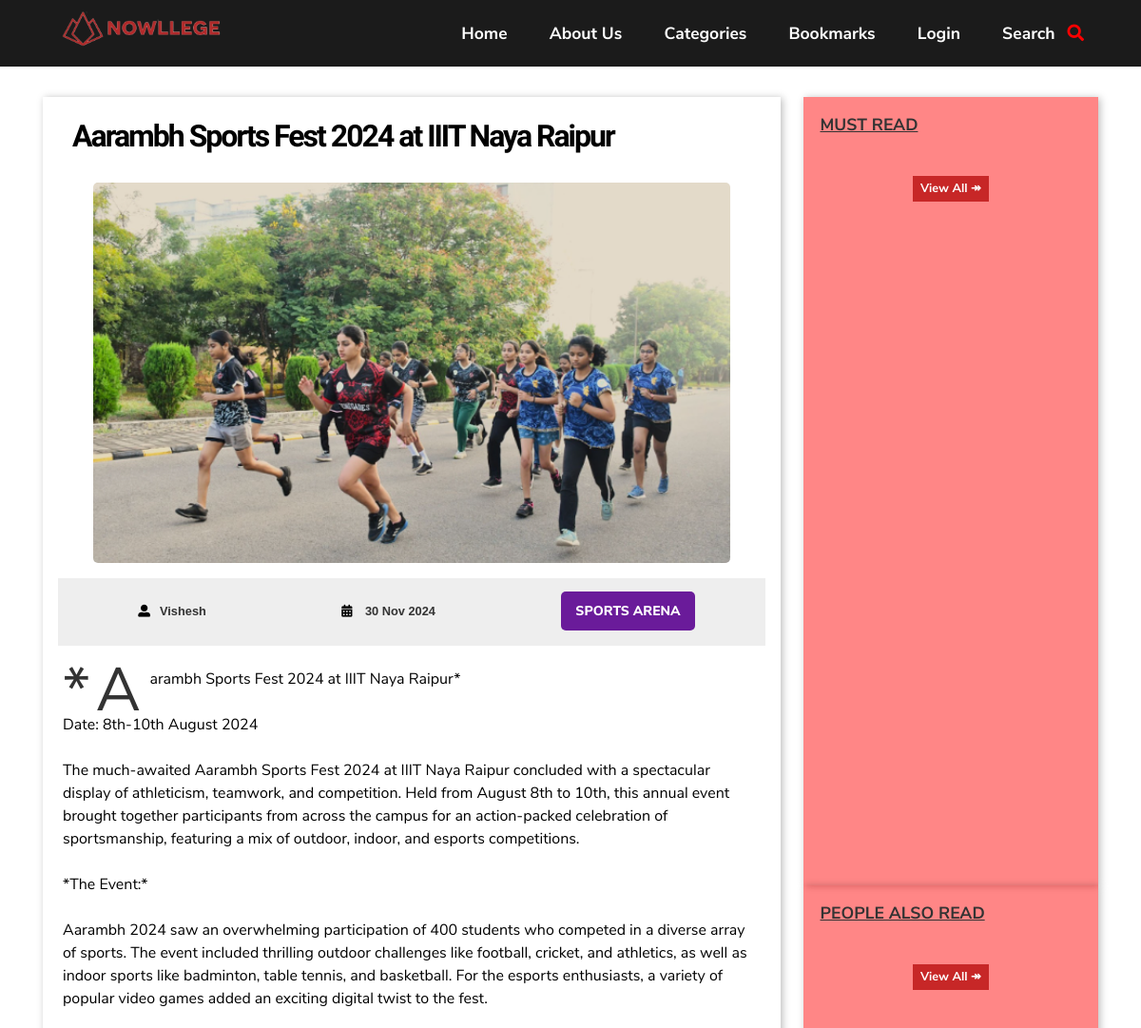
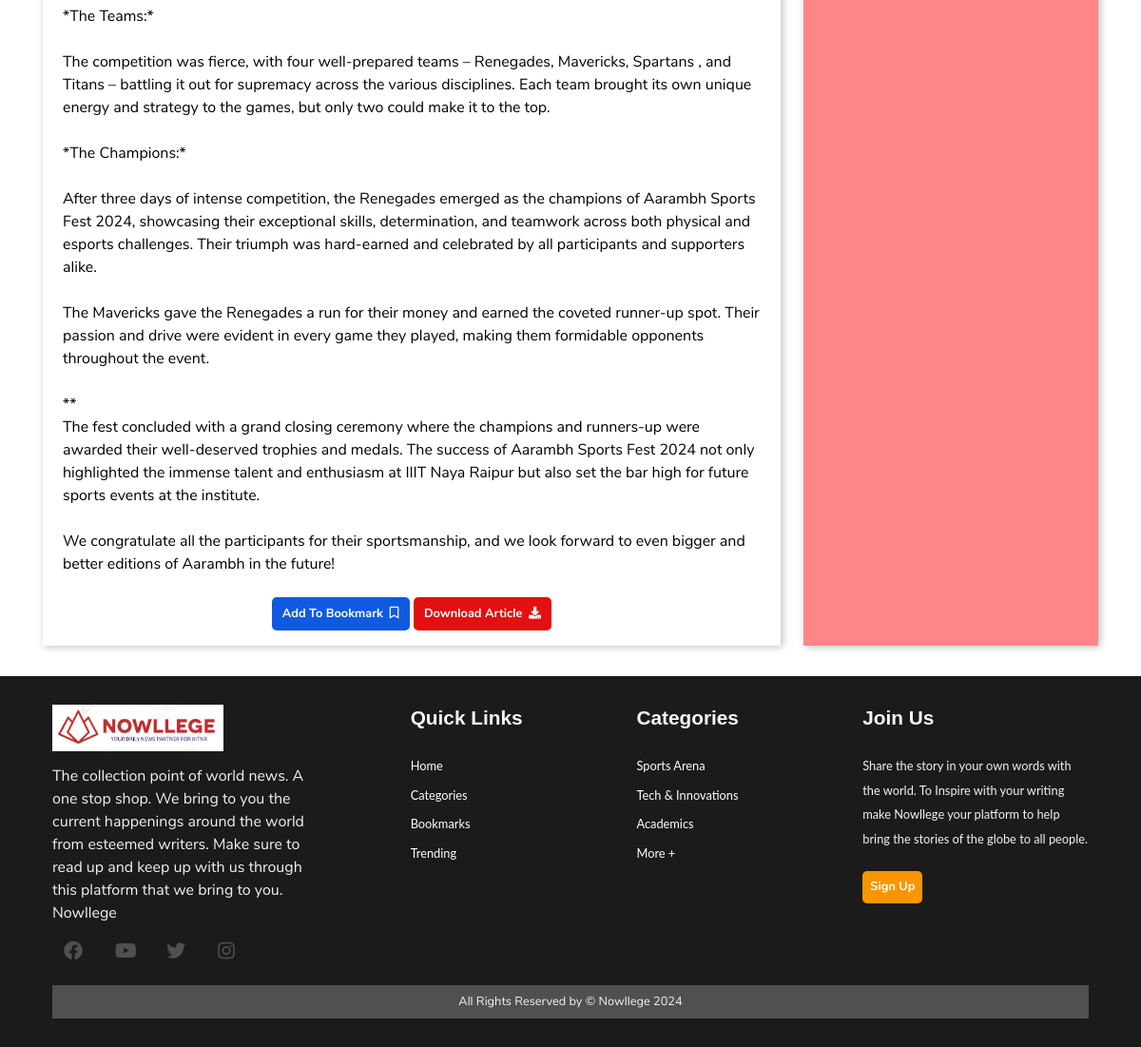
Page /news.php?id=40 on the committed database (2 pictures, top to bottom).
### tables this page shows
CREATE TABLE `article` (
  `article_id` int(11) NOT NULL,
  `category_id` int(11) NOT NULL,
  `author_id` int(11) NOT NULL,
  `article_title` varchar(250) NOT NULL,
  `article_image` varchar(200) NOT NULL,
  `article_description` text NOT NULL,
  `article_date` date NOT NULL,
  `article_trend` tinyint(4) NOT NULL,
  `article_active` tinyint(4) NOT NULL
);

CREATE TABLE `author` (
  `author_id` int(11) NOT NULL,
  `author_name` varchar(35) NOT NULL,
  `author_password` varchar(100) NOT NULL,
  `author_email` varchar(45) NOT NULL
);

CREATE TABLE `category` (
  `category_id` int(11) NOT NULL,
  `category_name` varchar(45) NOT NULL,
  `category_color` varchar(35) NOT NULL,
  `category_image` varchar(250) NOT NULL,
  `category_description` varchar(350) NOT NULL
);

### news.php (the view, shortened to what this page needs)
<?php
  require('./includes/nav.inc.php');
  $cat_id = "";
  if(isset($_GET['id'])) {
    $article_id =  $_GET['id'];
  }
  elseif ($_GET['id'] == '' && $_GET['id'] == null) {
    redirect('./index.php');
  }
  else {
    redirect('index.php');
  }
  $articleQuery = " SELECT category.category_name, category.category_id, category.category_color, article.*, author.*
                    FROM category, article, author
                    WHERE article.category_id = category.category_id
                    AND article.author_id = author.author_id
                    AND article.article_active = 1
                    AND article.article_id = {$article_id}";
  $bookmarked = false;
  $result = mysqli_query($con,$articleQuery);
  $row = mysqli_num_rows($result);
  if($row > 0) {
    while($data = mysqli_fetch_assoc($result)) {
      $cat_id = $data['category_id'];
      $category_name = $data['category_name'];
      $category_color = $data['category_color'];
      $article_title = $data['article_title'];
      $article_image = $data['article_image'];
      $article_desc = $data['article_description'];
      $article_date = $data['article_date'];
      $author_name = $data['author_name'];
      $article_date = strtotime($article_date);
?>
<section class="article">
  <div class="container">
    <div class="page-container">
      <article class="card1">
        <h1 class="article-heading">
          <?php
          echo $article_title;
          ?>
        </h1>
        <img src="./assets/images/articles/<?php echo $article_image; ?>" class="article-image" />
        <div class="meta">
          <div class="author">
            <i class="fas fa-user-alt"></i><?php echo $author_name; ?>
          </div>
          <div class="date">
            <i class="fas fa-calendar-alt"></i>
            <?php
              echo date("d M Y",$article_date);
            ?>
          </div>
          <div class="tag <?php echo $category_color;?>">
            <?php
              echo $category_name;
            ?>
          </div>
        </div>
        <div class="article-content">
          <p>
            <?php
              echo nl2br($article_desc);
            ?>
          </p>
        </div>
        <div class="d-flex text-center">
          <?php
            if ($bookmarked) {
              echo '<a class="btn btn-bookmark" href="remove-bookmark.php?id='.$article_id.'">Remove From Bookmark &nbsp<i class="fas fa-bookmark"></i></a>';
            }
            else {
              echo '<a class="btn btn-bookmark" href="add-bookmark.php?id='.$article_id.'">Add To Bookmark &nbsp<i class="far fa-bookmark"></i></a>';
            }
            echo '<a class="btn btn-download" target="_blank" href="download-article.php?id='.$article_id.'">Download Article &nbsp<i class="fas fa-download"></i></a>';
          ?>
        </div>
        <?php
            }
          }
          else {
            redirect('index.php');
          }
        ?>
      </article>
      <aside>
        <div class="card2">
          <h2 class="aside-title">Must read</h2>
          <div class="text-center py-1">
            <a href="search.php?trending=1" class="btn btn-card">View All <span>&twoheadrightarrow; </span>
            </a>
          </div>
        </div>
        <div class="card2">
          <h2 class="aside-title">People Also Read</h2>
          <div class="text-center py-1">
            <a href="articles.php?id=<?php echo $cat_id;?>" class="btn btn-card">View All <span>&twoheadrightarrow;
              </span>
            </a>
          </div>
        </div>
      </aside>
    </div>
  </div>
</section>
<?php
  require('./includes/footer.inc.php');
?>

### includes/nav.inc.php (shortened to what this page needs)
<?php
  $home = false;
  $login = false;
  $bookmark = false;
  $category = false;
  $search = false;
  $about = false;
?>
<!DOCTYPE html>
<html lang="en">
<head>
  <link rel="stylesheet" href="./assets/css/partials/0-fonts.css" />
  <link rel="stylesheet" href="./assets/css/partials/1-variables.css" />
  <link rel="stylesheet" href="./assets/css/partials/2-reset.css" />
  <link rel="stylesheet" href="./assets/css/partials/3-typography.css" />
  <link rel="stylesheet" href="./assets/css/partials/4-component.css" />
  <link rel="stylesheet" href="./assets/css/style.css" />
  <link rel="stylesheet" href="./assets/css/responsivity/media-queries.css" />
  <link rel="stylesheet" href="https://cdnjs.cloudflare.com/ajax/libs/font-awesome/5.13.0/css/all.min.css" />
</head>
<body>
  <nav class="navbar">
    <div class="logo"><a href="./index.php"><img src="./assets/images/logo.png" /></a></div>
    <ul class="ul">
      <li><a href="./index.php" <?php if($home) echo 'class="current"' ?>>Home</a></li>
      <li><a href="./about.php" <?php if($about) echo 'class="current"' ?>>About Us</a></li>
      <li>
        <a href="./categories.php" <?php if($category) echo 'class="current"' ?>>Categories</a>
      </li>
      <li><a href="./bookmarks.php" <?php if($bookmark) echo 'class="current"' ?>>Bookmarks</a></li>
      <?php if(!isset($_SESSION['USER_NAME'])) { ?>
      <li>
        <a href="./user-login.php" <?php if($login) echo 'class="current"' ?>>Login</a>
      </li>
      <?php } ?>
      <li>
        <a href="./search.php" <?php if($search) echo 'class="current"' ?>>
          <span>Search</span>
          <i id="search-icon" class="fas fa-search"></i>
        </a>
      </li>
    </ul>
  </nav>
</body>
</html>

### includes/footer.inc.php (shortened to what this page needs)
<footer class="footer">
  <div class="footer-left">
    <a href="./index.php"><img src="./assets/images/logo_light.png" /></a>
    <p>
      The collection point of world news. A one stop shop. We bring to you the current happenings around the world from
      esteemed writers. Make sure to read up and keep up with us through this platform that we bring to you. Nowllege
    </p>
    <div class="socials">
      <a href="#"><i class="fab fa-facebook"></i></a>
      <a href="#"><i class="fab fa-youtube"></i></a>
      <a href="#"><i class="fab fa-twitter"></i></a>
      <a href="#"><i class="fab fa-instagram"></i></a>
    </div>
  </div>
  <ul class="footer-right">
    <li>
      <h2>Quick Links</h2>
      <ul class="box">
        <li><a href="./index.php">Home</a></li>
        <li><a href="./categories.php">Categories</a></li>
        <li><a href="./bookmarks.php">Bookmarks</a></li>
        <li><a href="./search.php?trending=1">Trending</a></li>
      </ul>
    </li>
    <li>
      <h2>Categories</h2>
      <ul class="box">
        <?php
  	      $categoryQuery= " SELECT  category_id, category_name
                            FROM category
                            ORDER BY RAND() LIMIT 3";
          $result = mysqli_query($con,$categoryQuery);
          $row = mysqli_num_rows($result);
          if($row > 0) {
          while($data = mysqli_fetch_assoc($result)) {
            $category_id = $data['category_id'];
            $category_name = $data['category_name'];
        ?>
        <li><a href="articles.php?id=<?php echo $category_id ?>"><?php echo $category_name ?></a></li>
        <?php
              }
            }
          ?>
        <li><a href="./categories.php">More +</a></li>
      </ul>
    </li>
    <li>
      <h2>Join Us</h2>
      <ul class="box">
        <li>
          Share the story in your own words with the world. To Inspire with your writing make Nowllege your platform to
          help bring the stories of the globe to all people.
        </li>
        <a href="./author-login.php" class="my-1 btn btn-secondary">Sign Up</a>
      </ul>
    </li>
  </ul>
  <div class="footer-bottom">
    <p>All Rights Reserved by &copy; Nowllege <?php echo date("Y")?></p>
  </div>
</footer>
</body>
</html>

### assets/css/partials/1-variables.css (style rules this page uses)
:root { --primary-color: #c72727; --secondary-color: #f99500; --light-color: #f1f1f1; --dark-color: #50514f; --black-color: #333333; --tag-trend-color: #fa163f; --tag-yellow-color: #ffbe0b; --tag-purple-color: #8338ec; --tag-blue-color: #3a86ff; --tag-green-color: #00ff73; --tag-orange-color: #ef4339; --tag-pink-color: #ff0a54; --tag-brown-color: #663f3f; --hover-color: #ee4444; --active-color: #b90615; --ts-vs: 0.56rem; --ts-sml: 0.8rem; --ts-md: 1.1rem; --ts-lg: 1.25rem; --hs-vs: 1.3rem; --hs-sml: 2rem; --hs-md: 2.5rem; --hs-lg: 3rem; --ff-monts: "Montserrat", sans-serif; --ff-nunito: "Nunito Sans", sans-serif; --ff-noto: "Noto Serif", serif; --ff-robo: "Roboto", sans-serif; --border-radius: 5px; }

### assets/css/partials/3-typography.css (style rules this page uses)
h1, h2, h3, h4, h5, h6 { font-family: var(--ff-monts); margin-bottom: 0.75rem; line-height: 1.3; }
p { font-family: var(--ff-nunito); margin: 0.5rem 0; }
.py-1 { padding: 1.5rem 0; }
.my-1 { margin: 1rem 0; }
.text-center { text-align: center; }

### assets/css/partials/4-component.css (style rules this page uses)
.d-flex { display: flex; justify-content: center; align-items: center; }
.container { background-color: #ffffff00; width: 100%; padding-right: 15px; padding-left: 15px; margin-right: auto; margin-left: auto; }
.navbar { background-color: rgb(255, 255, 0); background-size: cover; background-position: center; background-repeat: no-repeat; }
.tag { display: inline-block; font-family: var(--ff-nunito); font-size: var(--ts-sml); font-weight: 800; text-transform: uppercase; color: var(--light-color); padding: 0.4rem 0.9rem; border-radius: 14px; margin-bottom: 0.5rem; }
.tag-orange { background: var(--tag-orange-color); }
.btn { display: inline-block; border: none; background: var(--dark-color); color: #fff; text-decoration: none; font-family: var(--ff-nunito); padding: 0.5rem 0.75rem; border-radius: var(--border-radius); transition: all 200ms ease-in-out; }
.btn-secondary { background: var(--secondary-color); font-weight: 700; padding: 0.25rem 0.5rem; font-size: var(--ts-sml); }
.btn-bookmark { background: #105ae2; font-weight: 700; padding: 0.5rem 0.7rem; font-size: var(--ts-sml); }
.btn-download { background: #e21010; font-weight: 700; padding: 0.5rem 0.7rem; font-size: var(--ts-sml); }
.btn-card { font-weight: 700; background: var(--primary-color); padding: 0.25rem 0.5rem; font-size: var(--ts-sml); border-radius: 0; }
.btn-card span { transition: all 200ms ease-in-out; }

### assets/css/responsivity/media-queries.css (style rules this page uses)
@media (min-width: 576px) { .container { width: 540px; } }
@media (min-width: 768px) { .container { width: 720px; } }
@media (min-width: 992px) { .container { width: 960px; } }
@media (min-width: 1200px) { .container { width: 1140px; } }
@media (min-width: 700px) { .footer-right > * { flex: 1; } }
@media (min-width: 700px) { .footer-left { flex: 1 0px; } }
@media (min-width: 700px) { .footer-right { flex: 2 0px; } }
@media (max-width: 1200px) and (min-width: 1000px) { .card2 { max-height: 1000px; } }

### rows in the picture
article: article_title "Aarambh Sports Fest 2024 at IIIT Naya Raipur", article_image (picture), author.author_name "Vishesh", article_date "30 Nov 2024", category.category_name "SPORTS ARENA", article_description "*Aarambh Sports Fest 2024 at IIIT Naya Raipur* Date: 8th-10th August 2024 The much-awaited Aarambh Sports Fest 2024 at IIIT Naya Raipur concluded with a spectacular display of athleticism, teamwork, and competition. Held from August 8th to 10th, this annual event brought together participants from across the campus for an action-packed celebration of sportsmanship, featuring a mix of outdoor, indoor, and esports competitions. *The Event:* Aarambh 2024 saw an overwhelming participation of 400 students who competed in a diverse array of sports. The event included thrilling outdoor challenges like football, cricket, and athletics, as well as indoor sports like badminton, table tennis, and…"
category: category_name "Sports Arena"
category: category_name "Tech & Innovations"
category: category_name "Academics"
